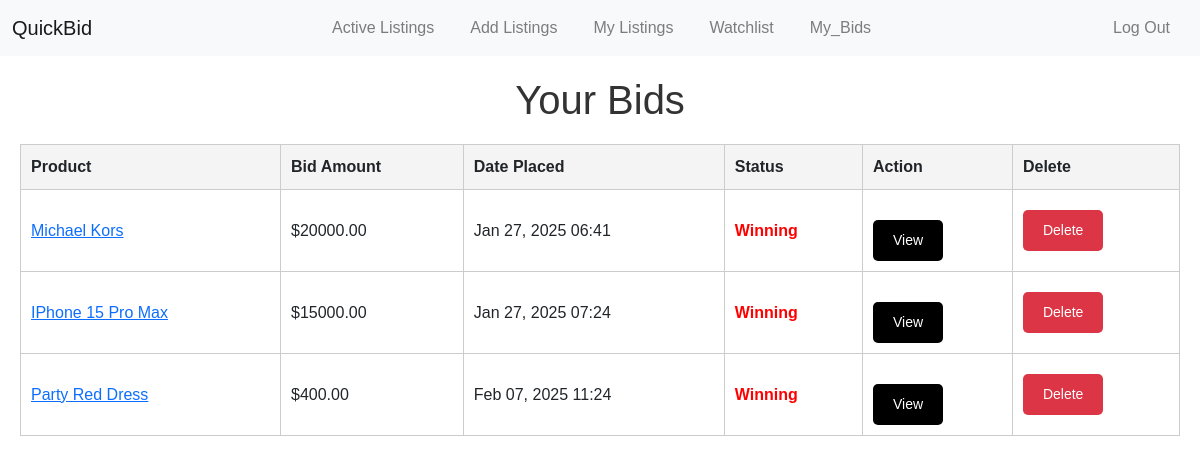
The app's page /my_bids (signed in) with its own data.
### auctions/models.py (models this page shows, shortened)
class Product(models.Model):
    user = models.ForeignKey(User,on_delete=models.CASCADE)
    name = models.CharField(max_length=100)
    description =models.TextField()
    starting_price = models.DecimalField(max_digits=10, decimal_places=2)
    current_price = models.DecimalField(max_digits=10, decimal_places=2, default=0)
    image_url = models.URLField(max_length=500, blank=True, null=True)
    category = models.CharField(max_length=50, blank=True, null=True)
    is_active = models.BooleanField(default=True)  # Add this field

class Bid(models.Model):
    user = models.ForeignKey(User, on_delete=models.CASCADE)
    product = models.ForeignKey(Product, related_name="bids", on_delete=models.CASCADE)
    amount = models.DecimalField(max_digits=10, decimal_places=2)
    timestamp = models.DateTimeField(auto_now_add=True)
    status = models.CharField(max_length=50, blank=True, null=True)

### auctions/views.py (the view)
# urls.py: path("my_bids", views.my_bids, name="my_bids"),
def my_bids(request):
    user_bids = Bid.objects.filter(user=request.user)
    bids_with_status = []
    for bid in user_bids:
        statuses = "Winning" if bid.amount == bid.product.current_price else "Outbid"
        if not bid.product.is_active and bid.amount == bid.product.current_price:
             statuses = "Winner"
        bid.status = statuses
        bid.save()
        bids_with_status.append({
            'product': bid.product,
            'amount': bid.amount,
            'date_placed': bid.timestamp,
            'status': bid.status,
        })
    return render(request,"auctions/my_bids.html", {
       "bids_with_status" : bids_with_status
    })

### auctions/templates/auctions/my_bids.html (shortened to what this page needs)
{% extends 'auctions/layout.html' %} {% block body %}
<div class="container">
  <h1>Your Bids</h1>
  {% if bids_with_status %}
  <table class="bids-table">
    <thead>
      <tr>
        <th>Product</th>
        <th>Bid Amount</th>
        <th>Date Placed</th>
        <th>Status</th>
        <th>Action</th>
        <th>Delete</th>
      </tr>
    </thead>
    <tbody>
      {% for bid in bids_with_status %}
      <tr>
        <td>
          <a href="{% url 'view_listing' bid.product.id %}">
            {{ bid.product.name }}
          </a>
        </td>
        <td>${{ bid.amount }}</td>
        <td>{{ bid.date_placed|date:"M d, Y H:i" }}</td>
        <td>
          <span class="status {{ bid.status|lower }}">{{ bid.status }}</span>
        </td>
        <td>
          <a
            href="{% url 'view_listing' bid.product.id %}"
            class="btn btn-view"
          >
            View
          </a>
        </td>
        <td>
          <form method="POST" action="{% url 'delete_bid' bid.product.id %}">
            <button type="submit" class="btn btn-danger">Delete</button>
          </form>
        </td>
      </tr>
      {% endfor %}
    </tbody>
  </table>
  {% else %}
  <p>
    You haven't placed any bids yet. Start bidding on exciting products
    <a href="{% url 'index' %}">here</a>!
  </p>
  {% endif %}
</div>
{% endblock %}

### auctions/static/auctions/styles.css (style rules this page uses)
* { padding: 0; margin: 0; font-family: "Poppins", sans-serif; }
body { padding: 0 !important; }
.btn-view { background-color: black !important; margin-top: 20px; }
form button { background-color: #007bff; color: #ffffff; padding: 10px 20px; border: none; border-radius: 8px; font-size: 1rem; cursor: pointer; transition: background-color 0.3s; }
.container h1 { text-align: center; color: #333; }
.container { max-width: 800px; margin: 0 auto; padding: 20px; font-family: Arial, sans-serif; }
.bids-table { width: 100%; border-collapse: collapse; margin-top: 20px; }
.bids-table th, .bids-table td { padding: 10px; border: 1px solid #ccc; text-align: left; }
.bids-table th { background-color: #f4f4f4; }
.btn-view { padding: 5px 10px; background-color: #007bff; color: #fff; text-decoration: none; border-radius: 5px; }
.container { max-width: 1200px; margin: 0 auto; padding: 20px; }
h1 { text-align: center; color: #222; margin-bottom: 20px; }
.status { margin-bottom: 15px; }
.btn { padding: 10px 20px; font-size: 14px; border: none; border-radius: 5px; cursor: pointer; }
.status { color: red; font-weight: bold; }

### records on screen
Product: product.name "Michael Kors", amount "20000.00", date_placed "Jan 27, 2025 06:41", status "Winning"
Product: product.name "IPhone 15 Pro Max", amount "15000.00", date_placed "Jan 27, 2025 07:24", status "Winning"
Product: product.name "Party Red Dress", amount "400.00", date_placed "Feb 07, 2025 11:24", status "Winning"
